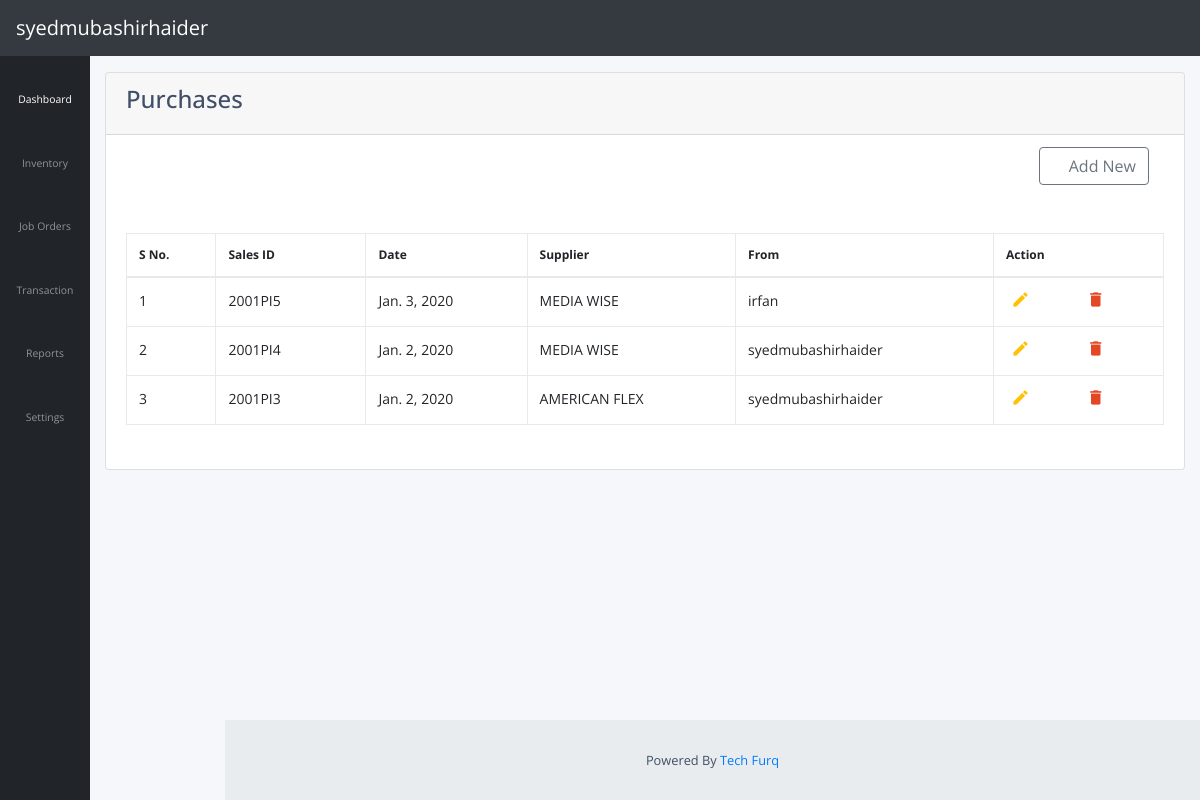
/transaction/purchase/ (signed in), run on an earlier commit of the app's database.
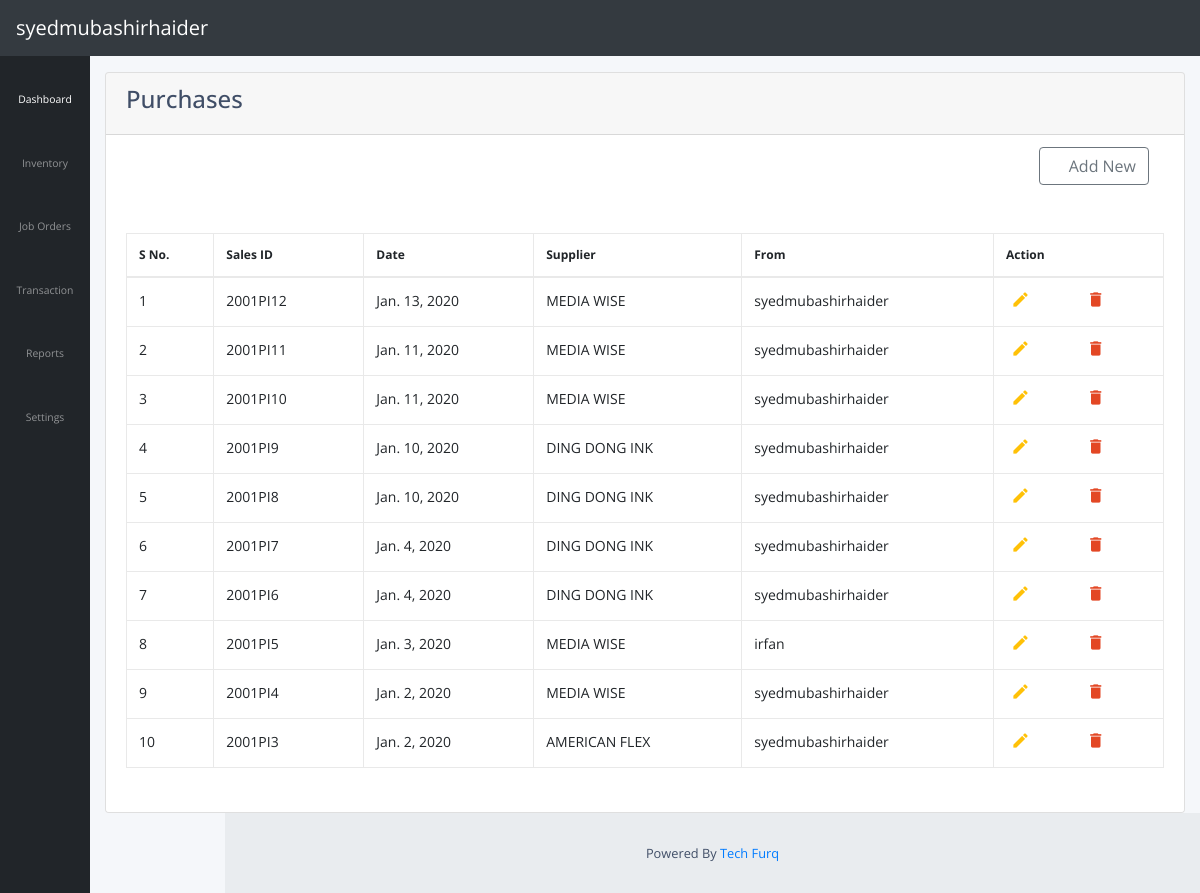
And on a later commit of the database.
### users/models.py (models this page shows)
class tblObjectHead(models.Model):
    ObjectID = models.AutoField(primary_key = True)
    ObjectTitle = models.CharField(max_length = 200)
    ObjectName = models.CharField(max_length = 200)
    ParentID = models.IntegerField()
    IsActive = models.BooleanField(default = True)
    ObjectCategory = models.CharField(max_length = 200)
    SerialNo = models.IntegerField()
    Icons = models.CharField(max_length = 200)
    class Meta:
        db_table = 'tblObjectHead'

### transaction/models.py (models this page shows)
class PurchaseHeader(models.Model):
    purchase_no = models.CharField(max_length = 100, unique = True)
    date = models.DateField(default=datetime.date.today)
    footer_description = models.TextField()
    follow_up = models.DateField(default = datetime.date.today)
    payment_method = models.CharField(max_length = 100)
    account_id = models.ForeignKey(ChartOfAccount, models.SET_NULL, blank=True, null=True,)
    user = models.ForeignKey(User, models.SET_NULL, blank=True, null=True)

class ChartOfAccount(models.Model):
    account_title = models.CharField(max_length = 100, unique = True)
    parent_id = models.IntegerField()
    opening_balance = models.FloatField()
    phone_no = models.CharField(max_length = 100)
    email_address = models.CharField(max_length = 100)
    ntn = models.CharField(max_length = 100)
    stn = models.CharField(max_length = 100)
    cnic = models.CharField(max_length = 100)
    Address = models.CharField(max_length = 200)
    remarks = models.CharField(max_length = 100)
    credit_limit = models.DecimalField(max_digits = 8, decimal_places = 2)

### transaction/views.py (the view)
# urls.py: path('purchase/', views.purchase, name='purchase'),
@login_required()
@user_passes_test(allow_purchase)
def purchase(request):
    request.session['objectID'] = 11
    all_purchases = PurchaseHeader.objects.all()
    return render(request, 'transaction/purchase.html', {'all_purchases': all_purchases})

### transaction/views.py (called while the page is built)
def allow_purchase(user):
    user_id = Q(UserID = user.id)
    object_id = Q(ObjectID = 11)
    is_allow = Q(IsAllow = 1)
    action_id = Q(ActionID = 1)
    allow_role = tblUserRights.objects.filter(user_id, object_id, is_allow, action_id)
    if allow_role:
        return True
    else:
        return False

### users/context_processors.py (called while the page is built)
def side_bar_objects(request):
    ObjectHead = tblObjectHead.objects.filter(ParentID = 0,).all()
    cursor = connection.cursor()
    cursor.execute('''Select * from tblObjectHead Where ObjectID in
                    (
                    Select ObjectID From tblUserRights Where UserID = %s AND ActionID = 1 AND isAllow = 1 AND tblObjectHead.isActive = 1)
                    ''',[request.user.id])
    ObjectHeadChild = cursor.fetchall()
    return {'ObjectHead':ObjectHead,'ObjectHeadChild':ObjectHeadChild}

def add_allow(request):
    try:
        if request.session["objectID"]:
            c = request.session["objectID"]
            print("yahan per c ", c)
            cursor = connection.cursor()
            cursor.execute("""select isAllow from tblUserRights where UserID=%s and ActionID=2 and ObjectId=%s LIMIT 1""",[request.user.id, c])
            allow = cursor.fetchall()
            return {'allow_add':allow}
        else:
            pass
    except Exception as e:
        print(e)
    return {'allow_add':[[0]]}

def edit_allow(request):
    try:
        if request.session["objectID"]:
            c = request.session["objectID"]
            cursor = connection.cursor()
            cursor.execute("""select isAllow from tblUserRights where UserID=%s and ActionID=3 and ObjectId=%s LIMIT 1""",[request.user.id, c])
            allow = cursor.fetchall()
            print("edit is",allow)
            return {'allow_edit':allow}
        else:
            pass
    except Exception as e:
        print(e)
    return {'allow_edit':0}

def delete_allow(request):
    try:
        if request.session["objectID"]:
            c = request.session["objectID"]
            cursor = connection.cursor()
            cursor.execute("""select isAllow from tblUserRights where UserID=%s and ActionID=4 and ObjectId=%s LIMIT 1""",[request.user.id, c])
            allow = cursor.fetchall()
            return {'allow_delete':allow}
        else:
            pass
    except:
        print('error')
    return {'allow_delete':0}

### transaction/templates/transaction/purchase.html (shortened to what this page needs)
{% extends "transaction/base.html" %}
{% load crispy_forms_tags %}
{% block body %}
<div class="card" style="width: 100%;">
<div class="card-header">
  <h4>Purchases</h4>
</div>
<ul class="list-group list-group-flush">
  <li class="list-group-item">
    <div class="input-group">
      <div class="col-md-12">
        {% if allow_add.0.0 == 1 %}
          <a role="button" href="{% url 'new-purchase' %}" style="float:right;" class="btn btn-outline-secondary" name="button"><i class="fas fa-plus"></i> Add New</a>
        {% else %}
          <a role="button" href="" style="float:right;" class="btn btn-outline-secondary disableClick" name="button"><i class="fas fa-plus"></i> Add New</a>
        {% endif %}
      </div>
    </div>
    <br>
    <br>
    <div class="table table-responsive content-loader">
      <table class="table table-bordered sort" id="dataTable">
          <thead>
              <tr>
                  <th>S No.</th>
                  <th width="150px">Sales ID</th>
                  <th >Date</th>
                  <th >Supplier</th>
                  <th >From</th>
                  <th width="600px">Action</th>
              </tr>
          </thead>
          <tbody>
            {% for value in all_purchases reversed %}
            <tr>
                <td>{{ forloop.counter }}</td>
                <td>{{ value.purchase_no }}</td>
                <td>{{ value.date }}</td>
                <td>{{ value.account_id.account_title }}</td>
                <td>{{value.user.username}}</td>
                <td>
                  {% if allow_edit.0.0 == 1 %}
                    <a class="edit_list" href="{% url 'edit-purchase' pk=value.id %}" data-toggle=""><i class="material-icons">&#xE254;</i></a>
                  {% else %}
                    <a class="edit_list disableClick" ><i class="material-icons">&#xE254;</i></a>
                  {% endif %}
                  {% if allow_print.0.0 == 1 %}
                    <a href="{% url 'purchase-print' pk=value.id %}" target="_blank"><i class="fa fa-print" id="print_icon" aria-hidden="true"></i></a>
                  {% else %}
                    <a href="" class="disableClick" target="_blank"><i class="fa fa-print" id="print_icon" aria-hidden="true"></i></a>
                  {% endif %}
                  {% if allow_delete.0.0 == 1 %}
                    <a class="delete_purchase" href="#" data-toggle="modal" data-target="#deletePurchaseInvoiceModal" id="{{value.id}}"><i class="material-icons">&#xE872;</i></a>
                  {% else %}
                    <a class="delete_purchase disableClick" href="#" ><i class="material-icons">&#xE872;</i></a>
                  {% endif %}
                </td>
            </tr>
            {% endfor %}
          </tbody>
      </table>
    </div>
  </li>
</ul>
</div>
{% endblock body %}

### transaction/templates/transaction/base.html (shortened to what this page needs)
<!DOCTYPE html>
{% load static %}
<html lang="en">
<head>
  <link href="{% static 'transaction/vendor/fontawesome-free/css/all.min.css' %}" rel="stylesheet" type="text/css">
  <link href="{% static 'transaction/vendor/datatables/dataTables.bootstrap4.css' %}" rel="stylesheet">
  <link href="{% static 'transaction/css/sb-admin.css' %}" rel="stylesheet">
  <link rel="stylesheet" href="{% static 'transaction/css/table.css' %}">
</head>
<body id="page-top">
  <nav class="navbar navbar-expand navbar-dark bg-dark static-top">
    <a class="navbar-brand mr-1" href="{% url 'transaction-home' %}">{{request.user}}</a>
    <button class="btn btn-link btn-sm text-white order-1 order-sm-0" id="sidebarToggle" href="#">
      <i class="fas fa-bars"></i>
    </button>
    <ul class="navbar-nav mr-auto mr-md-0">
      <li class="nav-item dropdown no-arrow">
        <a class="nav-link dropdown-toggle" href="#" id="userDropdown" role="button" data-toggle="dropdown" aria-haspopup="true" aria-expanded="false">
          <i class="fas fa-user-circle fa-fw"></i>
        </a>
      </li>
    </ul>
  </nav>
  <div id="wrapper">
    <ul class="sidebar navbar-nav toggled">
      <li class="nav-item active">
        <a class="nav-link" href="{% url 'transaction-home' %}">
          <i class="fas fa-fw fa-tachometer-alt"></i>
          <span>Dashboard</span>
        </a>
      </li>
      {% for Objects in ObjectHead %}
       <li class="nav-item dropdown">
         <a class="nav-link dropdown-toggle" href="#" id="pagesDropdown" role="button" data-toggle="dropdown" aria-haspopup="true" aria-expanded="false">
           <i class="{{Objects.Icons}}"></i>
           <span>{{Objects.ObjectTitle}}</span>
         </a>
       </li>
     {% endfor %}
    </ul>
    <div id="content-wrapper">
      <div class="container-fluid">
          {% block body %}
          {% endblock body %}
      </div>
      <footer class="sticky-footer">
        <div class="container my-auto">
          <div class="copyright text-center my-auto">
            <span>Powered By <a target="_blank" href="https://techfurq.com/">Tech Furq</a> </span>
          </div>
        </div>
      </footer>
    </div>
  </div>
</body>
</html>

### transaction/static/transaction/css/table.css (style rules this page uses)
body { color: #404E67; background: #F5F7FA; font-family: 'Open Sans', sans-serif; }
#dataTable.table tbody tr td { font-size: 14px; }
table.table tr th, table.table tr td { border-color: #e9e9e9; }
#dataTable.table th:last-child { width: 170px; }
table.table td a { cursor: pointer; display: inline-block; margin: 0 5px; min-width: 24px; }
table.table td a.edit_list { color: #FFC107; }
table.table td i { font-size: 19px; }
table.table thead tr th { white-space: nowrap; overflow: hidden; font-size: 14px; }
table.table tbody tr td { white-space: nowrap; overflow: hidden; text-overflow:ellipsis; font-size: 12px; }
table.table thead tr th { font-size:12px; }
#t_table, th, td { border: 1px solid; }
#dataTable.table td a.delete_purchase { color:#E34724; }

What changed in the data, as far as the page shows it:
added PurchaseHeader: purchase_no "2001PI12", date "Jan. 13, 2020", account_id.account_title "MEDIA WISE", user.username "syedmubashirhaider"
added PurchaseHeader: purchase_no "2001PI11", date "Jan. 11, 2020", account_id.account_title "MEDIA WISE", user.username "syedmubashirhaider"
added PurchaseHeader: purchase_no "2001PI10", date "Jan. 11, 2020", account_id.account_title "MEDIA WISE", user.username "syedmubashirhaider"
added PurchaseHeader: purchase_no "2001PI9", date "Jan. 10, 2020", account_id.account_title "DING DONG INK", user.username "syedmubashirhaider"
added PurchaseHeader: purchase_no "2001PI8", date "Jan. 10, 2020", account_id.account_title "DING DONG INK", user.username "syedmubashirhaider"
added PurchaseHeader: purchase_no "2001PI7", date "Jan. 4, 2020", account_id.account_title "DING DONG INK", user.username "syedmubashirhaider"
added PurchaseHeader: purchase_no "2001PI6", date "Jan. 4, 2020", account_id.account_title "DING DONG INK", user.username "syedmubashirhaider"
